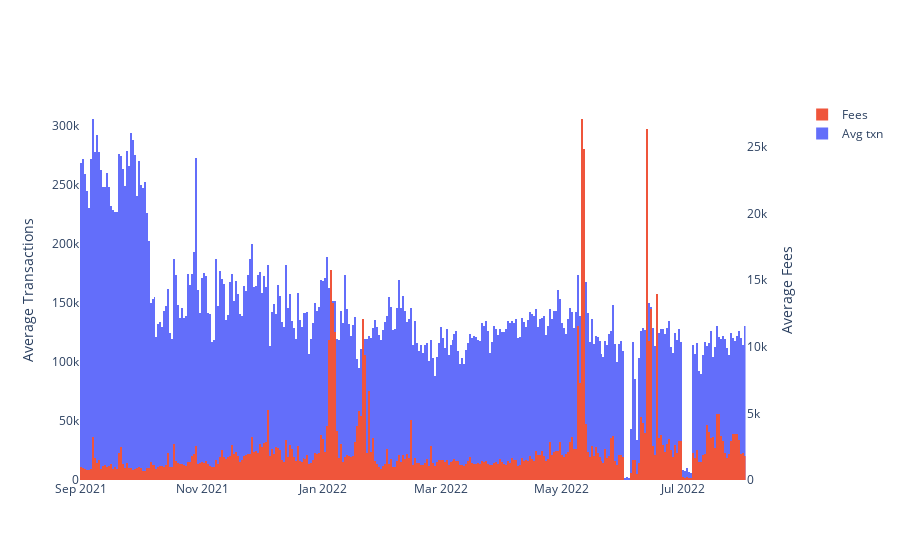

This figure's notebook cell:
### Code cell
plot_fees(df6,x0='AVG_TXN',x2='FEES')

### Figure 1 — Plotly figure (JSON) as saved in the notebook; plotly's stock layout.template omitted (floating-point values rounded to 4 significant figures; data arrays with more than 128 entries replaced by an {"elided": "..."} marker saying what was removed)
{"data": [{"marker": {"line": {"width": 0}}, "name": "Avg txn", "offsetgroup": "0", "type": "bar", "x": {"elided": "335 str values"}, "xaxis": "x", "y": {"elided": "335 int values"}, "yaxis": "y"}, {"marker": {"line": {"width": 0}}, "name": "Fees", "offsetgroup": "1", "type": "bar", "x": {"elided": "335 str values"}, "xaxis": "x", "y": {"elided": "335 float values"}, "yaxis": "y2"}], "layout": {"autosize": true, "bargap": 0, "bargroupgap": 0, "barmode": "stack", "hovermode": "x", "paper_bgcolor": "rgba(0, 0, 0, 0)", "plot_bgcolor": "rgba(0, 0, 0, 0)", "xaxis": {"anchor": "y", "autorange": true, "domain": [0, 0.94], "range": ["2021-08-31 12:00", "2022-08-01 12:00"], "type": "date"}, "yaxis": {"anchor": "x", "autorange": true, "domain": [0, 1], "range": [0, 321700.0], "title": {"text": "Average Transactions"}, "type": "linear"}, "yaxis2": {"anchor": "x", "autorange": true, "overlaying": "y", "range": [0, 28530.0], "side": "right", "title": {"text": "Average Fees"}, "type": "linear"}}}
